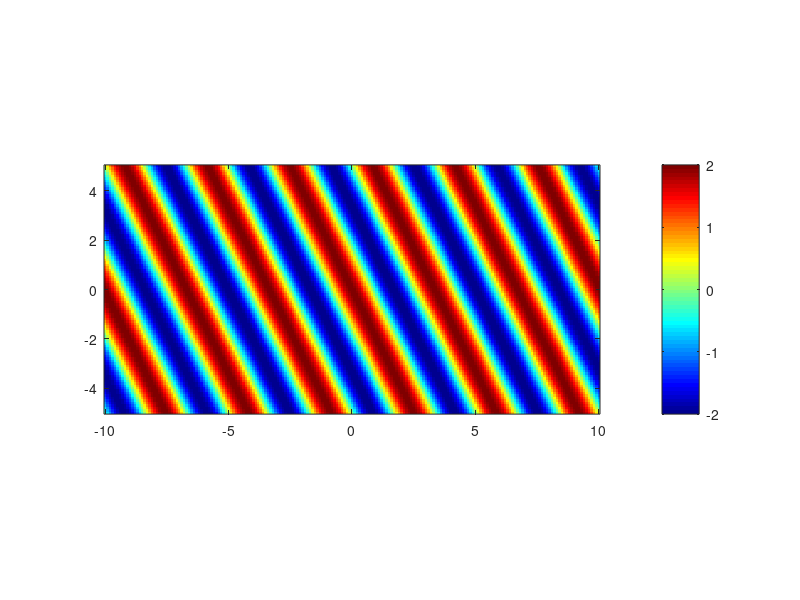

This figure's MATLAB source: (Note: this script raises an error after producing the figure.)
%% Constants and given values

clear;

c = 3e8;  % speed of light (m/s)

E0 = 2.0;  % amplitude
nu = 1e8;  % frequency
omega = 2*pi*nu;  % angular frequency
k_hat = [2 1 0] / norm([2 1 0]);  % unit vector of k

k = omega/c*k_hat;  % k vector


%% Make a 2D grid of (x,y)

dx = 0.1;  % sampling interval [m]
x = -10:dx:10;
y = -5:dx:5;  % set dy = dx
[gx,gy] = ndgrid(x,y);
size(gx)  % check the size


%% Make a 2D array of E field magnitude 

E = E0 * cos(k(1)*gx + k(2)*gy + k(3)*0);  % z = 0 on the xy plane, t = 0

figure;  colormap(jet);  % use the colormap of jet to clearly visualize the negative values in blue
imagesc(x,y,E');  % use the transpose because imagesc() plots the first dimension of the 2D array (x here) in the vertical axis
axis image;  % make x and y scale identical
set(gca,'ydir','normal');  % without this, imagesc() has the vertical axis start from the top
set(gca,'clim',[-2 2]);  % we know the E field magnitude should be between -2 and 2.
cb = colorbar;
cb.Label.String = 'E field magnitude';
% cb.Label.Rotation = 270;  cb.Label.Position(1) = 3;
xlabel('x [m]');
ylabel('y [m]');






